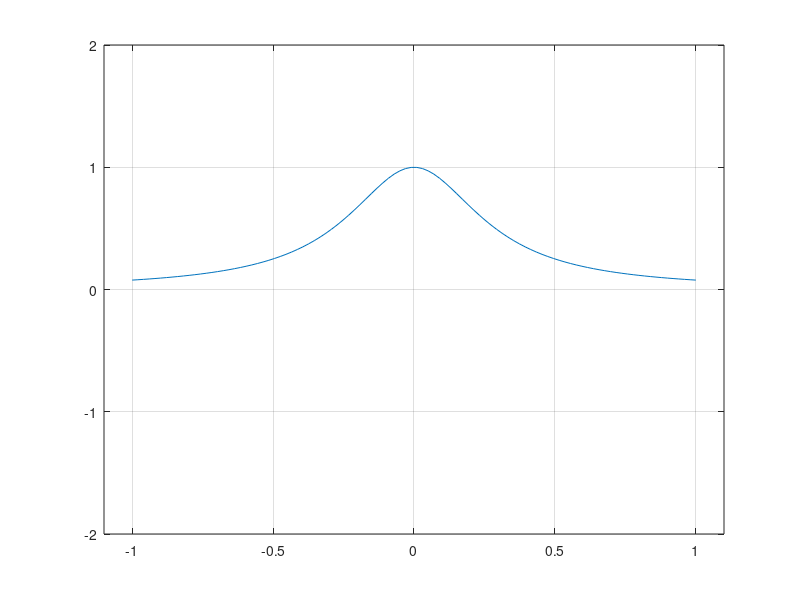

Reproduce this figure in MATLAB. (Note: this script raises an error after producing the figure.)

clear, clc
%% test

%% Runge 
f = @(x) 1./(1+12*x.^2);
xx = linspace(-1,1,100);
yy = f(xx);
figure(1)
plot(xx,yy)
axis([-1.1 1.1 -2 2]) 
grid on
% points set01: 5
x1 = linspace(-1,1,5);
y1 = f(x1);
yy1 = fun_lagrangeInter(x1, y1, xx);
figure(2)
plot(xx,yy,'b:','LineWidth',2)
axis([-1.1 1.1 -2 2]) 
hold on
plot(x1,y1,'ko','LineWidth',1)
plot(xx,yy1,'r','LineWidth',1)
grid on
% points set02: 15
x2 = linspace(-1,1,15);
y2 = f(x2);
yy2 = fun_lagrangeInter(x2, y2, xx);
figure(3)
plot(xx,yy,'b:','LineWidth',2)
axis([-1.1 1.1 -2 2]) 
hold on
plot(x2,y2,'ko','LineWidth',1)
plot(xx,yy2,'r','LineWidth',1)
grid on
% points set03: 25
x3 = linspace(-1,1,25);
y3 = f(x3);
yy3 = fun_lagrangeInter(x3, y3, xx);
figure(4)
plot(xx,yy,'b:','LineWidth',2)
axis([-1.1 1.1 -2 2]) 
hold on
plot(x3,y3,'ko','LineWidth',1)
plot(xx,yy3,'r','LineWidth',1)
grid on
% visualization



%% functions
function y = fun_lagrangeInter(X, Y, x)
n = length(X);
up = 0;
low = 0;
for i = 1:n
  w = 1;
  for j = 1:n
    if j ~= i
      w = w/(X(i)-X(j));
    end
  end
  up = up + w*Y(i)./(x-X(i));
  low = low + w./(x-X(i));
end
y = up./low;
end
